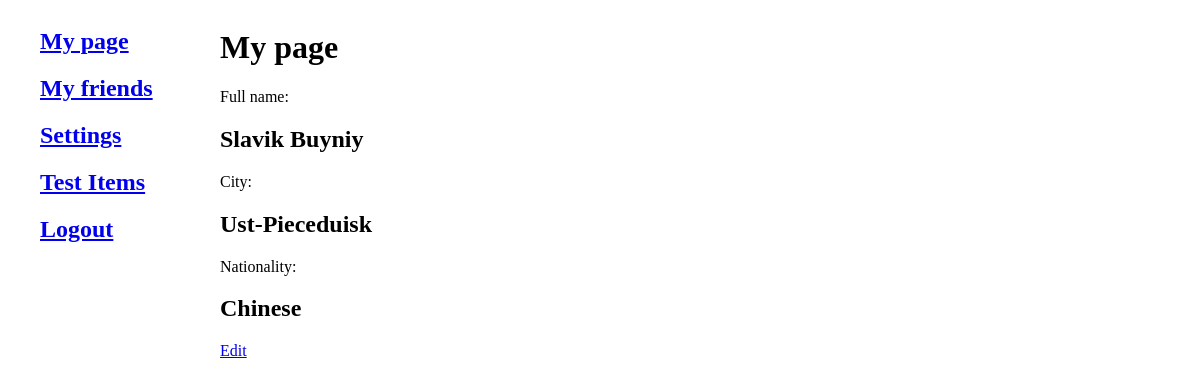
Page /mypage/ (signed in) on the committed database.
### socialnet/models.py (models this page shows)
class UserInfo(models.Model):
    first_name = models.CharField(max_length=255)
    last_name = models.CharField(max_length=255)
    city = models.CharField(max_length=255)
    custom_url = models.CharField(max_length=255)
    nationality = models.CharField(max_length=255)
    photo = models.ImageField(upload_to="photos/%Y/%m/%d/")
    is_private = models.BooleanField(default=True)
    create_time = models.DateTimeField(auto_now_add=True)
    date_of_birth = models.DateTimeField(auto_now_add=True)

### socialnet/views.py (the view)
# urls.py: path('mypage/', user_page, name='user_page'),
@login_required(login_url='login_user')
def user_page(request):
    app_elements = UserInfo.objects.all()[:1]
    return render(request, 'socialnet/user_page.html', {'app_elements': app_elements, 'menu': menu,
                                                        'title': 'My page'})

### socialnet/templates/socialnet/user_page.html
{% extends 'socialnet/base.html' %}
{% block content %}
<h1>{{ title }}</h1>
{% for a in app_elements %}
<p>Full name:</p> <h2>{{ a.first_name }} {{ a.last_name }}</h2>
<p>City:</p> <h2>{{ a.city }}</h2>
<p>Nationality:</p> <h2>{{ a.nationality }}</h2>
<a href="{% url 'edit_user_page' %}">Edit</a>
{% endfor %}
{% endblock %}

### rows in the picture
UserInfo: first_name "Slavik", last_name "Buyniy", city "Ust-Pieceduisk", nationality "Chinese"

### other values in the picture
{{ m.title }} "My page" "My friends" "Settings" "Test Items" "Logout"
{{ title }} "My page"
